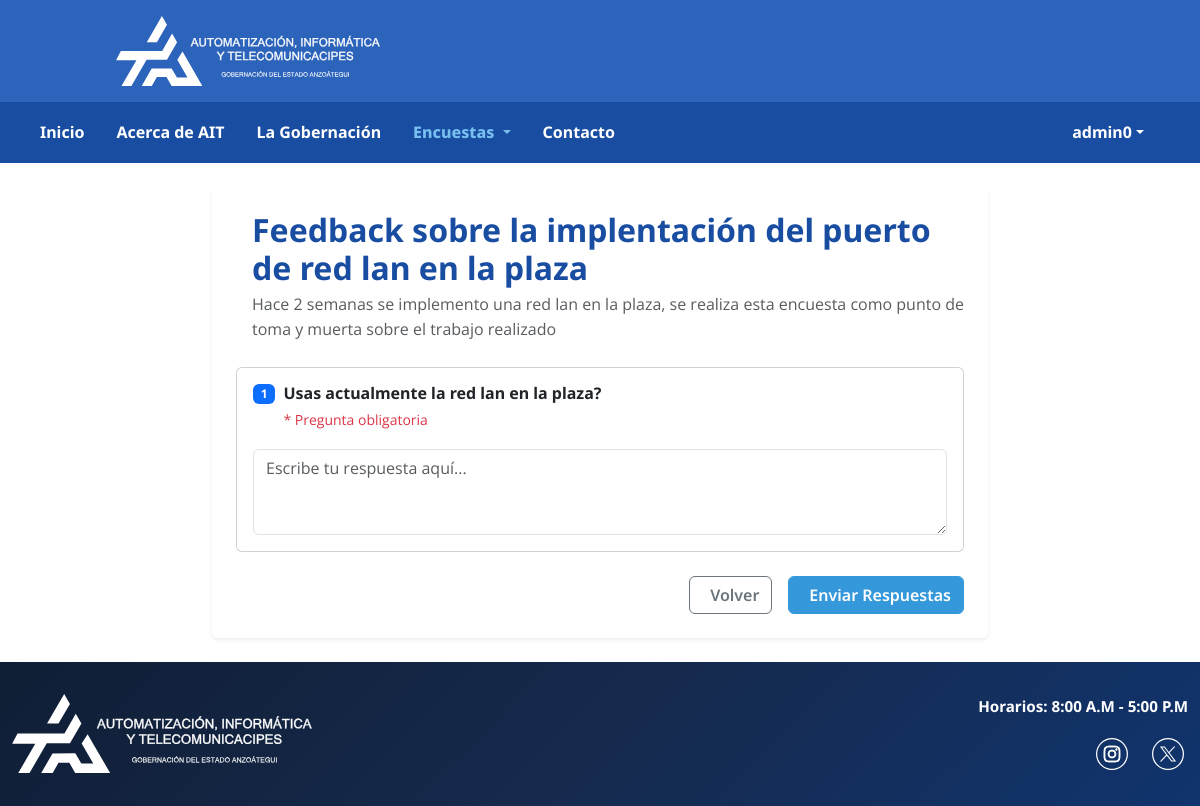
The app's page /polls/2/answer/ (signed in) with its own data.
### model_poll/models.py (models this page shows, shortened)
class User(AbstractUser):
    full_name = models.CharField(max_length=255, blank=True, default='')
    profile_image = models.ImageField(upload_to='profiles/', blank=True, null=True)
    rol = models.ForeignKey(Rol, on_delete=models.SET_NULL, null=True, blank=True, related_name="usuarios")

class Poll(models.Model):
    class Status(models.TextChoices):
        BORRADOR = 'BORRADOR', 'Borrador'
        ACTIVA = 'ACTIVA', 'Activa'
        CERRADA = 'CERRADA', 'Cerrada'
    created_by = models.ForeignKey(settings.AUTH_USER_MODEL, on_delete=models.SET_NULL, null=True, related_name="encuestas_creadas")
    title = models.CharField(max_length=200)
    description = models.TextField(blank=True, null=True, default='')
    image = models.ImageField(upload_to='polls/', blank=True, null=True)
    status = models.CharField(max_length=20, choices=Status.choices, default=Status.BORRADOR)
    star_date = models.DateTimeField(null=True, blank=True, help_text="Fecha y hora de inicio de la encuesta")
    end_date = models.DateTimeField(null=True, blank=True, help_text="Fecha y hora de finalización de la encuesta")
    def check_and_update_status(self):
        from django.utils import timezone
        now = timezone.now()
        if self.end_date and now > self.end_date and self.status == 'ACTIVA':
            self.status = 'CERRADA'
            self.save(update_fields=['status'])
            return True
        return False

class Question(models.Model):
    class QuestionType(models.TextChoices):
        TEXTO_LIBRE = 'TEXTO_LIBRE', 'Texto Libre'
        SELECCION_MULTIPLE = 'SELECCION_MULTIPLE', 'Selección Múltiple (Radio)'
        CASILLA_VERIFICACION = 'CASILLA_VERIFICACION', 'Casilla de Verificación (Checkbox)'
        ESCALA_NUMERICA = 'ESCALA_NUMERICA', 'Escala Numérica (1-5)'
    poll = models.ForeignKey(Poll, on_delete=models.CASCADE, related_name="preguntas")
    question_text = models.TextField()
    question_type = models.CharField(max_length=50, choices=QuestionType.choices)
    is_obligatory = models.BooleanField(default=False)
    order = models.PositiveIntegerField(default=0, help_text="Orden de las preguntas (0, 1, 2 ...)")
    class Meta:
        ordering = ['order'] # Ordena las preguntas por defecto según el campo 'order'

### posts/views.py (the view)
# urls.py: path('<int:poll_id>/answer/', views.answer_poll, name='answer_poll'),
@login_required
def answer_poll(request, poll_id):
    poll = get_object_or_404(Poll, id=poll_id)
    if poll.check_and_update_status():
        messages.error(request, 'Esta encuesta ha finalizado y ya no acepta respuestas.')
        return redirect('posts:poll_list')
    if poll.status != 'ACTIVA':
        messages.error(request, 'Esta encuesta no está disponible para responder.')
        return redirect('posts:poll_list')
    if Participation.objects.filter(poll=poll, user=request.user).exists():
        messages.error(request, 'Ya has participado en esta encuesta.')
        return redirect('posts:poll_list')
    context = {
        'poll': poll,
    }
    return render(request, 'posts/answer_poll.html', context)

### templates/posts/answer_poll.html (shortened to what this page needs)
{% extends "pages/layouts/_base.html" %}
{% load static %}
{% block content %}
<div class="container-fluid my-4">
    <div class="row justify-content-center">
        <div class="col-lg-8">
            <div class="card border-0 shadow-sm">
                <div class="card-body p-4">
                    <div class="d-flex align-items-center mb-4">
                        <div>
                            <h2 class="card-title fw-bold mb-1" style="color: #184da1;">{{ poll.title }}</h2>
                            <p class="text-muted mb-0">{{ poll.description }}</p>
                        </div>
                    </div>
                    <form method="post" action="{% url 'posts:submit_poll' poll.id %}">
                        {% for question in poll.preguntas.all %}
                        <div class="card mb-4">
                            <div class="card-body">
                                <div class="d-flex align-items-start mb-3">
                                    <span class="badge bg-primary me-2">{{ forloop.counter }}</span>
                                    <div class="flex-grow-1">
                                        <h6 class="fw-bold mb-1">{{ question.question_text }}</h6>
                                        {% if question.is_obligatory %}
                                        <small class="text-danger">* Pregunta obligatoria</small>
                                        {% endif %}
                                    </div>
                                </div>
                                {% if question.question_type == 'TEXTO_LIBRE' %}
                                <textarea class="form-control" name="question_{{ question.id }}" rows="3"
                                    placeholder="Escribe tu respuesta aquí..." {% if question.is_obligatory %}required{% endif %}></textarea>
                                {% endif %}
                            </div>
                        </div>
                        {% endfor %}
                        <div class="d-grid gap-2 d-md-flex justify-content-md-end mt-4">
                            <a href="{% url 'posts:poll_list' %}" class="btn btn-outline-secondary me-md-2">
                                Volver
                            </a>
                            <button type="submit" class="btn btn-primary">
                                Enviar Respuestas
                            </button>
                        </div>
                    </form>
                </div>
            </div>
        </div>
    </div>
</div>
{% endblock %}

### templates/pages/layouts/_base.html (shortened to what this page needs)
{% load static %}
<!DOCTYPE html>
<html lang="es">
<head>
    <link href="https://cdn.jsdelivr.net/npm/bootstrap@5.3.2/dist/css/bootstrap.min.css" rel="stylesheet">
    <link rel="stylesheet" href="{% static 'css/styles.css' %}">
</head>
<body>
    <header>
        <div class="svg-container">
            <img src="{% static 'SVG/AIT White lateral.svg' %}" class="svg_ait" alt="Logo AIT">
        </div>
    </header>
    <nav class="navbar navbar-expand-lg custom-navbar">
        <div class="container custom-nav-container">
            <div class="collapse navbar-collapse" id="navbarNav">
                <ul class="navbar-nav me-auto">
                    <li class="nav-item">
                        <a class="nav-link {% if request.resolver_match.url_name == 'home' %}active{% endif %}" href="{% url 'home' %}">Inicio</a>
                    </li>
                    <li class="nav-item">
                        <a class="nav-link {% if request.resolver_match.url_name == 'about' %}active{% endif %}" href="{% url 'about' %}">Acerca de AIT</a>
                    </li>
                    <li class="nav-item">
                        <a class="nav-link" href="https://anzoategui.gob.ve/">La Gobernación</a>
                    </li>
                    <li class="nav-item dropdown">
                        <a class="nav-link dropdown-toggle {% if 'poll' in request.resolver_match.url_name %}active{% endif %}" href="#" role="button" data-bs-toggle="dropdown">
                            Encuestas
                        </a>
                    </li>
                    <li class="nav-item">
                        <a class="nav-link {% if request.resolver_match.url_name == 'contact' %}active{% endif %}" href="{% url 'contact'%}">Contacto</a>
                    </li>
                </ul>
                <ul class="navbar-nav">
                    {% if user.is_authenticated %}
                        <li class="nav-item dropdown">
                            <a class="nav-link dropdown-toggle d-flex align-items-center" href="#" role="button" data-bs-toggle="dropdown">
                                <span class="d-none d-md-inline">{{ user.first_name|default:user.username }}</span>
                            </a>
                        </li>
                    {% else %}
                        <li class="nav-item">
                            <a class="nav-link" href="{% url 'login' %}">Iniciar Sesión</a>
                        </li>
                    {% endif %}
                </ul>
            </div>
        </div>
    </nav>
    {% block content %}
    {% endblock %}
    <footer class="custom-footer">
        <div class="container">
            <div class="row align-items-start">
                <div class="col-lg-4 col-md-12 text-center text-lg-start mb-3 mb-lg-0">
                    <img src="{% static 'SVG/AIT White lateral.svg' %}" class="svg_footer img-fluid" alt="Logo AIT">
                </div>
                <div class="col-lg-8 col-md-12">
                    <div class="text-end">
                        <ul class="list-unstyled footer-info mb-3">
                            <li class="mb-0">
                                Horarios: 8:00 A.M - 5:00 P.M
                            </li>
                        </ul>
                        <div class="d-flex justify-content-end gap-3">
                            <a href="https://www.instagram.com/aitanzoategui/" target="_blank" class="social-link">
                                <img src="{% static 'SVG/Instagram.svg' %}" alt="Instagram" class="social-icon">
                            </a>
                            <a href="https://x.com/aitanzoategui" target="_blank" class="social-link">
                                <img src="{% static 'SVG/XTwitter.svg' %}" alt="Twitter" class="social-icon">
                            </a>
                        </div>
                    </div>
                </div>
            </div>
        </div>
    </footer>
</body>
</html>

### static/css/styles.css (style rules this page uses)
* { margin: 0; padding: 0; box-sizing: border-box; }
body { font-family: 'Open Sans', Arial, sans-serif; font-weight: 400; line-height: 1.6; color: #333; }
.custom-footer { background: linear-gradient(135deg, #101e35 0%, #162a4d 50%, #10346e 100%) !important; padding: 2rem 0 !important; color: #ffffff !important; margin-top: 3rem !important; font-family: 'Noto Sans', sans-serif !important; font-weight: 700 !important; }
.custom-footer .container { max-width: 1250px !important; }
.svg_footer { max-width: 300px; height: auto; object-fit: contain; }
.footer-info { color: #ffffff !important; font-size: 0.95rem; text-align: right !important; }
.footer-info li { display: flex; align-items: center; justify-content: flex-end; color: #ffffff !important; }
.social-icon { width: 32px; height: 32px; transition: transform 0.3s ease; filter: brightness(0) invert(1); }
.social-link { text-decoration: none; }
textarea { width: 100%; padding: 0.75rem; border: 1px solid #ddd; border-radius: 4px; font-family: inherit; resize: vertical; }
.custom-navbar { background: #184da1 !important; padding: 0.6rem 0 !important; }
.custom-nav-container { max-width: 1250px !important; margin: 0 auto !important; padding: 0 2rem !important; }
.navbar.custom-navbar .navbar-nav .nav-link { color: white !important; font-family: 'Noto Sans', sans-serif !important; font-weight: 700 !important; font-size: 1rem !important; margin-right: 1rem !important; transition: color 0.3s ease !important; }
.navbar.custom-navbar .navbar-nav .nav-link.active { color: #77bfee !important; font-weight: 800 !important; }
.btn-primary { background: #3498db !important; border-color: #3498db !important; font-family: 'Noto Sans', sans-serif !important; font-weight: 600 !important; }
.btn-outline-secondary { color: #6c757d !important; border-color: #6c757d !important; font-family: 'Noto Sans', sans-serif !important; font-weight: 600 !important; }
.svg-container { max-width: 1270px; margin: 0 auto; display: flex; justify-content: space-between; align-items: center; padding: 0 2rem; }
.svg_ait { width: 400px; height: 70px; object-fit: contain; vertical-align: middle; margin-left: 0; }
header { background: #2D64BB; color: white; padding: 1rem; text-align: center; }
h1, h2, h3, h4, h5, h6 { font-family: 'Noto Sans', sans-serif !important; font-weight: 200; }
h2 { color: #2c3e50; margin-bottom: 1rem; }
p { margin-bottom: 1rem; }
.social-link { display: inline-flex; align-items: center; justify-content: center; width: 40px; height: 40px; background: transparent; color: white; border-radius: 50%; text-decoration: none; transition: all 0.3s ease; }
html, body { margin: 0; padding: 0; overflow-x: hidden; }
body { min-height: 100vh; }
.custom-footer { margin-top: 0 !important; }

### records on screen
User: first_name "admin0"
Poll: title "Feedback sobre la implentación del puerto de red lan en la plaza", description "Hace 2 semanas se implemento una red lan en la plaza, se realiza esta encuesta como punto de toma y muerta sobre el trabajo realizado"
Question: question_text "Usas actualmente la red lan en la plaza?", shows "* Pregunta obligatoria", id "Escribe tu respuesta aquí..."
